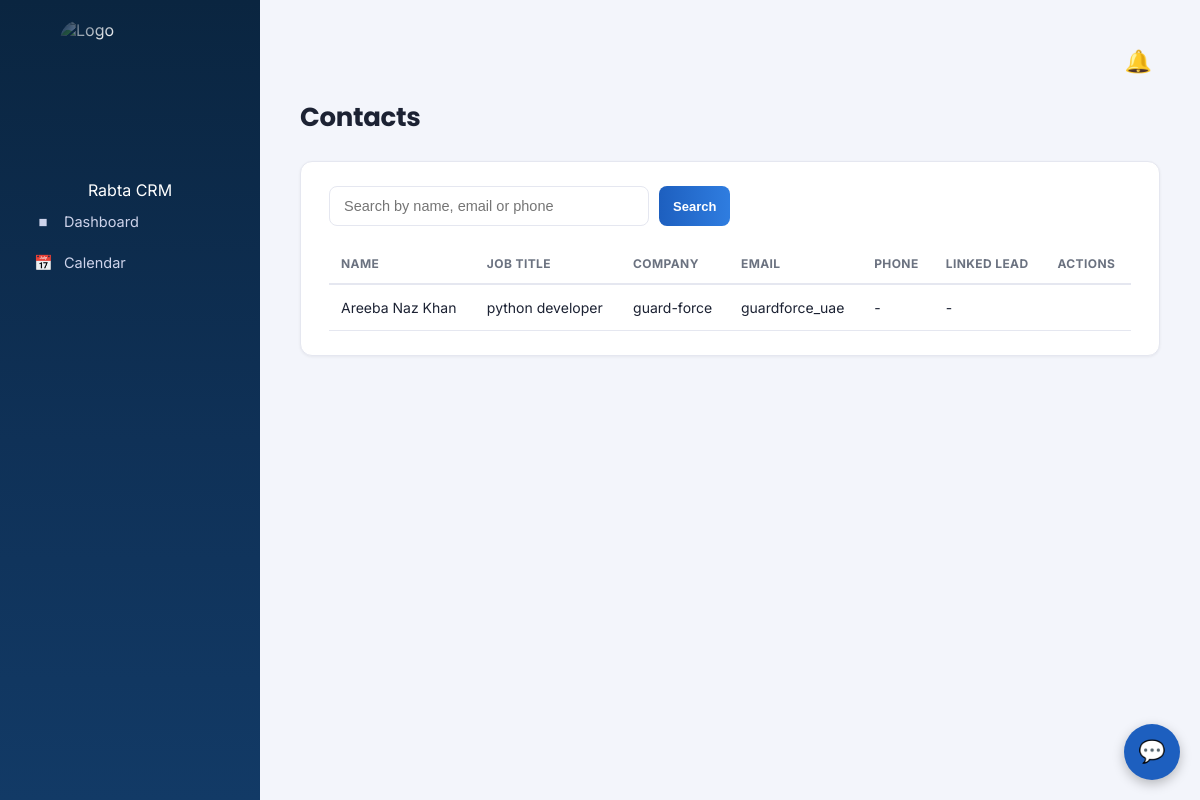
/contacts/, run on the app's committed database.
### leads/models.py (models this page shows, shortened)
class Contact(models.Model):
    first_name = models.CharField(max_length=100)
    last_name = models.CharField(max_length=100, blank=True, null=True)
    email = models.EmailField(blank=True, null=True)
    phone = models.CharField(max_length=30, blank=True, null=True)
    job_title = models.CharField(max_length=100, blank=True, null=True)
    company = models.ForeignKey(Company, on_delete=models.SET_NULL, null=True, blank=True, related_name='contacts')
    lead = models.ForeignKey(Lead, on_delete=models.SET_NULL, null=True, blank=True, related_name='contacts')
    notes = models.TextField(blank=True, null=True)
    created_at = models.DateTimeField(auto_now_add=True)
    def get_full_name(self):
        return f"{self.first_name} {self.last_name or ''}".strip()
    class Meta:
        ordering = ['first_name']

class Company(models.Model):
    name = models.CharField(max_length=200)
    industry = models.CharField(max_length=30, choices=INDUSTRY_CHOICES, blank=True, null=True)
    website = models.URLField(blank=True, null=True)
    email = models.EmailField(blank=True, null=True)
    phone = models.CharField(max_length=30, blank=True, null=True)
    address = models.CharField(max_length=255, blank=True, null=True)
    city = models.CharField(max_length=100, blank=True, null=True)
    country = models.CharField(max_length=100, blank=True, null=True)
    notes = models.TextField(blank=True, null=True)
    created_at = models.DateTimeField(auto_now_add=True)
    class Meta:
        ordering = ['name']
        verbose_name_plural = 'Companies'

### leads/views.py (the view)
# urls.py: path('contacts/', views.contact_list, name='contact_list'),
def contact_list(request):
    q = request.GET.get('q')
    contacts = Contact.objects.select_related('company').all()
    if q:
        contacts = contacts.filter(
            Q(first_name__icontains=q) | Q(last_name__icontains=q) |
            Q(email__icontains=q) | Q(phone__icontains=q)
        )
    context = {'contacts': contacts, 'active': 'contacts', 'title': 'Contacts'}
    return render(request, 'leads/contact_list.html', context)

### leads/context_processors.py (called while the page is built, shortened)
def sidebar_counts(request):
    if not request.user.is_authenticated:
        return {}

### leads/templatetags/custom_filters.py (called while the page is built, shortened)
@register.filter(name='has_full_access')
def has_full_access(user, section):
    if not user or user.is_anonymous:
        return False

### leads/templates/leads/contact_list.html (shortened to what this page needs)
{% extends 'leads/base.html' %}
{% load custom_filters %}
{% block content %}
<div style="display:flex; justify-content:space-between; align-items:center; margin-bottom:24px;">
    <h1 class="page-title" style="margin:0;">Contacts</h1>
</div>
<div class="card">
    <form method="get" class="search-bar">
        <input type="text" name="q" class="form-control"
               placeholder="Search by name, email or phone" value="{{ request.GET.q }}">
        <button type="submit" class="btn btn-small">Search</button>
    </form>
    <table>
        <thead>
            <tr>
                <th>Name</th><th>Job Title</th><th>Company</th>
                <th>Email</th><th>Phone</th><th>Linked Lead</th><th>Actions</th>
            </tr>
        </thead>
        <tbody>
            {% for c in contacts %}
            <tr>
                <td>{{ c.get_full_name }}</td>
                <td>{{ c.job_title|default:"-" }}</td>
                <td>
                    {% if c.company %}
                    <a href="{% url 'company_detail' c.company.pk %}">{{ c.company.name }}</a>
                    {% else %}-{% endif %}
                </td>
                <td>{{ c.email|default:"-" }}</td>
                <td>{{ c.phone|default:"-" }}</td>
                <td>
                    {% if c.lead %}
                    <a href="{% url 'lead_detail' c.lead.pk %}">{{ c.lead.name }}</a>
                    {% else %}-{% endif %}
                </td>
                <td>
                </td>
            </tr>
            {% empty %}
            <tr><td colspan="7" class="empty-state">No contacts yet.</td></tr>
            {% endfor %}
        </tbody>
    </table>
</div>
{% endblock %}

### static/css/style.css (style rules this page uses)
:root { --navy-950: #070b1a; --navy-900: #0b1024; --navy-800: #11162d; --navy-700: #171d3d; --teal: #1d5fbf; --teal-dark: #164a94; --teal-light: #4a86d6; --text-dark: #1c2233; --text-muted: #6b7280; --bg: #f3f5fb; --red: #ef4444; --blue: #4f6df5; --purple: #8b5cf6; --cyan: #22d3ee; --orange: #f2a93b; --green: #16a34a; --white: #ffffff; --border: #e5e7f0; --sidebar-grad: linear-gradient(180deg, #0a2540 0%, #0f3157 55%, #123a66 100%); --brand-grad: linear-gradient(90deg, #1d5fbf, #2f7de0); --shadow-sm: 0 1px 3px rgba(15, 23, 42, 0.06); --shadow-md: 0 8px 24px rgba(15, 23, 42, 0.08); }
* { box-sizing: border-box; }
body { margin: 0; font-family: "Inter", "Segoe UI", Roboto, Helvetica, Arial, sans-serif; background: var(--bg); color: var(--text-dark); -webkit-font-smoothing: antialiased; }
h1, h2, h3, .page-title, .section-heading, .form-card-header h2 { font-family: "Poppins", "Inter", sans-serif; }
a { text-decoration: none; color: inherit; }
.page-title { font-size: 26px; font-weight: 700; margin: 0 0 24px; color: var(--text-dark); letter-spacing: -0.3px; }
.card { background: var(--white); border-radius: 12px; box-shadow: var(--shadow-sm); border: 1px solid var(--border); padding: 24px 28px; margin-bottom: 24px; }
table { width: 100%; border-collapse: collapse; }
table th { text-align: left; font-size: 12px; font-weight: 700; letter-spacing: 0.4px; text-transform: uppercase; color: var(--text-muted); padding: 12px; border-bottom: 2px solid var(--border); }
table td { padding: 14px 12px; font-size: 14px; border-bottom: 1px solid var(--border); }
.form-control { width: 100%; padding: 11px 14px; border: 1px solid var(--border); border-radius: 8px; font-size: 14.5px; background: #fff; color: var(--text-dark); transition: border-color 0.15s, box-shadow 0.15s; }
.btn { display: inline-block; padding: 11px 26px; border-radius: 8px; background: var(--brand-grad); color: #fff; border: none; font-size: 14.5px; font-weight: 600; cursor: pointer; transition: transform 0.1s, box-shadow 0.15s, opacity 0.15s; box-shadow: 0 4px 14px rgba(79, 109, 245, 0.25); }
.btn-small { padding: 6px 14px; font-size: 13px; box-shadow: none; }
.search-bar { margin-bottom: 18px; display: flex; gap: 10px; }
.search-bar input { flex: 1; max-width: 320px; }

### data on the page
Contact: get_full_name "Areeba Naz Khan", job_title "python developer", company.name "guard-force", email "guardforce_uae", phone "-"
